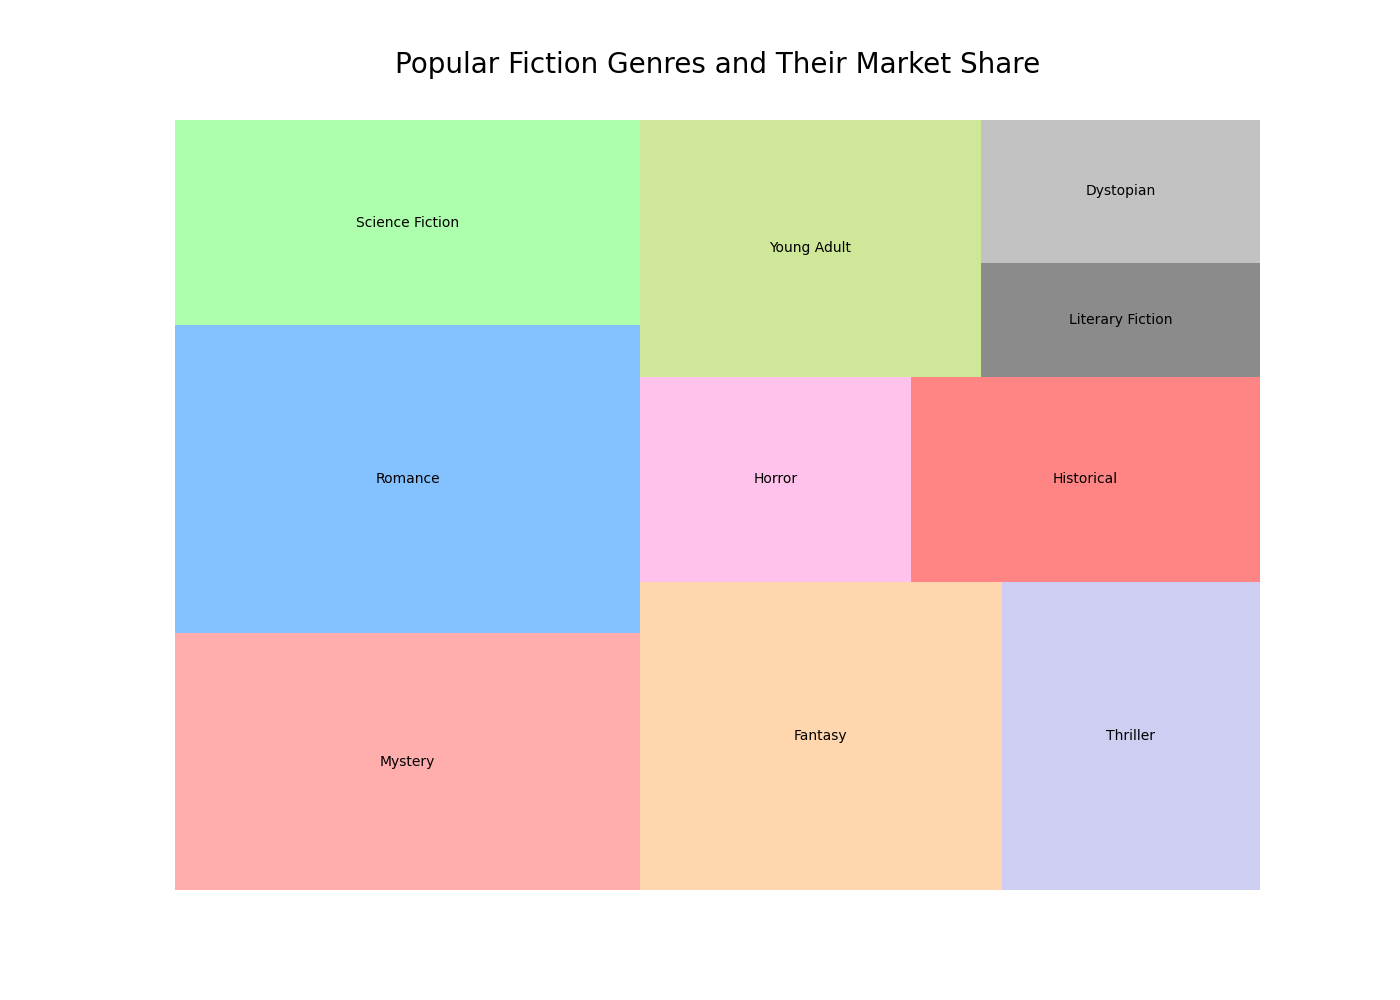

Source code (Python):

import matplotlib.pyplot as plt
import pandas as pd
import squarify

# Data for the treemap
data = {
    'Genre': ['Mystery', 'Romance', 'Science Fiction', 'Fantasy', 'Thriller', 'Horror', 'Historical', 'Young Adult', 'Literary Fiction', 'Dystopian'],
    'Market_Share': [0.15, 0.18, 0.12, 0.14, 0.10, 0.07, 0.09, 0.11, 0.04, 0.05]
}

# Convert the data to a DataFrame
df = pd.DataFrame(data)

# Define color list
colors = ['#ff9999', '#66b3ff', '#99ff99', '#ffcc99', '#c2c2f0', '#ffb3e6', '#ff6666', '#c4e17f', '#6e6e6e', '#b3b3b3']

# Plot the Treemap
plt.figure(figsize=(14, 10))
squarify.plot(sizes=df['Market_Share'], label=df['Genre'], color=colors, alpha=0.8)
plt.title('Popular Fiction Genres and Their Market Share', fontsize=20, y=1.05)
plt.axis('off')
plt.show()
